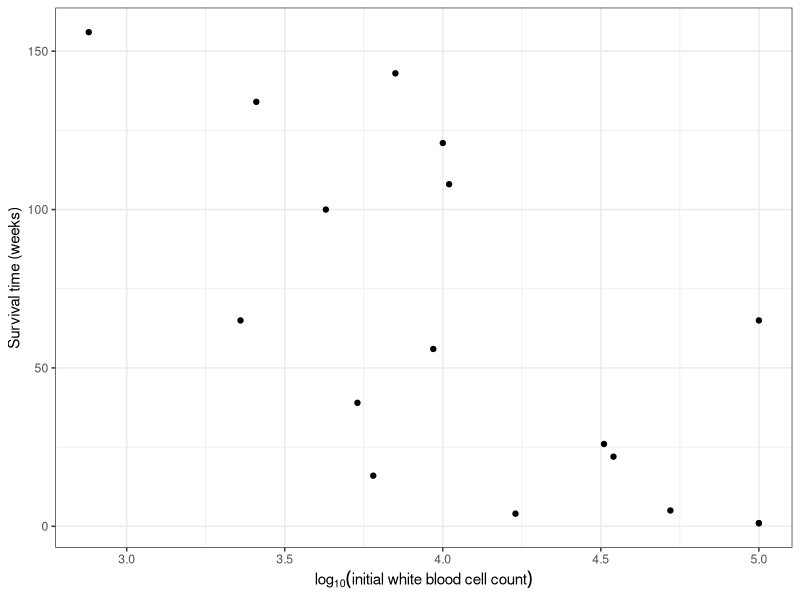
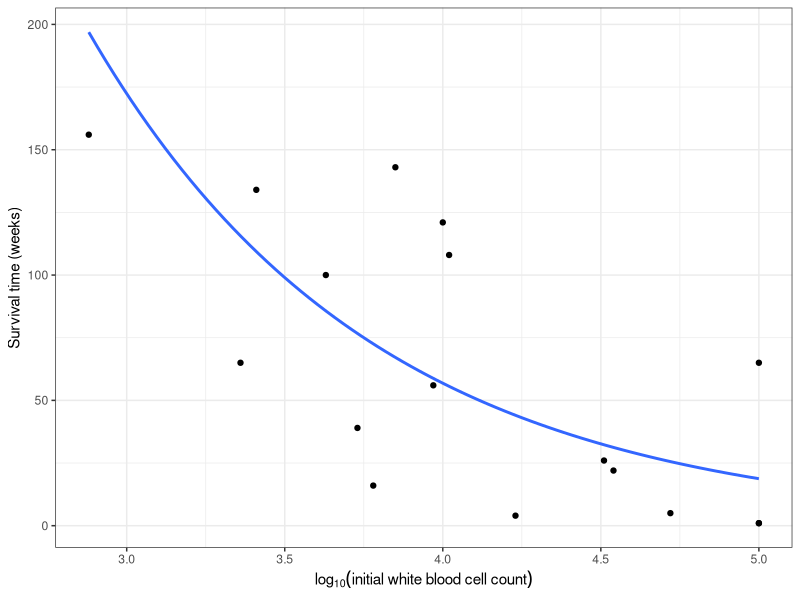
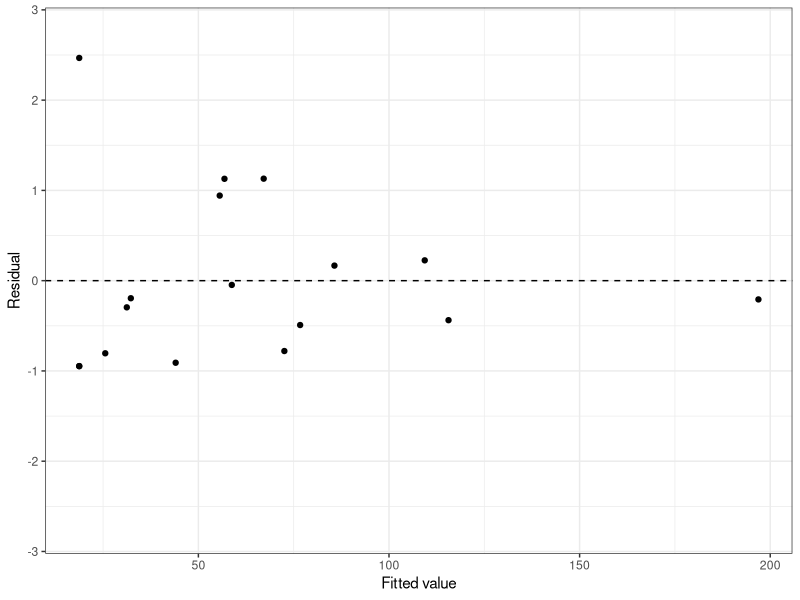

R code for these plots, in order:
## ---- chunk 1
knitr::opts_chunk$set(echo = TRUE)
library(ggplot2); theme_set(theme_bw())
## ---- chunk 2
dat <- read.table("leukemia.txt", header = TRUE, sep = "\t")
head(dat)
## ---- chunk 3
library(ggplot2); theme_set(theme_bw())

ggplot(dat, aes(log_wbc, surv_weeks)) +
  geom_point() +
  xlab(expression(log[10]("initial white blood cell count"))) +
  ylab("Survival time (weeks)")
## ---- chunk 4
irls_exp <- function(x, y, be1, be2, max_iter = 100, tol = 1e-5){
  X <- matrix(c(rep(1, length(x)), x), ncol = 2)
  be <- matrix(c(be1, be2), ncol = 1)
  be_prev <- be
  
  for(iter in 1:max_iter){
    z <- X %*% be + y / (exp(X %*% be)) - 1
    cov_mat <- solve(t(X) %*% X) 
    be <- cov_mat %*% t(X) %*% z
    
    if (abs(be[1] - be_prev[1]) < tol && abs(be[2] - be_prev[2]) < tol) {
      break
    } else {
      be_prev <- be
    }
  }
  list(be = be, cov_mat = cov_mat, num_iter = iter)
}

irls_exp(dat$log_wbc, dat$surv_weeks, 10, -1)
## ---- chunk 5
mod <- glm(surv_weeks ~ log_wbc, family = Gamma(link = "log"), data = dat)
summary(mod)
## ---- chunk 6
summary(mod, dispersion = 1)
## ---- chunk 7
ggplot(dat, aes(log_wbc, surv_weeks)) +
  geom_point() + 
  geom_smooth(method = "glm", formula = y ~ x, se = FALSE, 
    method.args = list(family = Gamma(link = "log"))) + 
  xlab(expression(log[10]("initial white blood cell count"))) +
  ylab("Survival time (weeks)")
## ---- chunk 8
r <- (dat$surv_weeks - mod$fitted.values) / mod$fitted.values

# plot of standardized residuals vs. fitted values
ggplot(data.frame(fitted_values = mod$fitted.values, residual = r), 
  aes(fitted_values, residual)) +
  geom_point() + 
  geom_hline(yintercept = 0, linetype = "dashed") +
  ylim(c(-2.75, 2.75)) + 
  xlab("Fitted value") +
  ylab("Residual")
